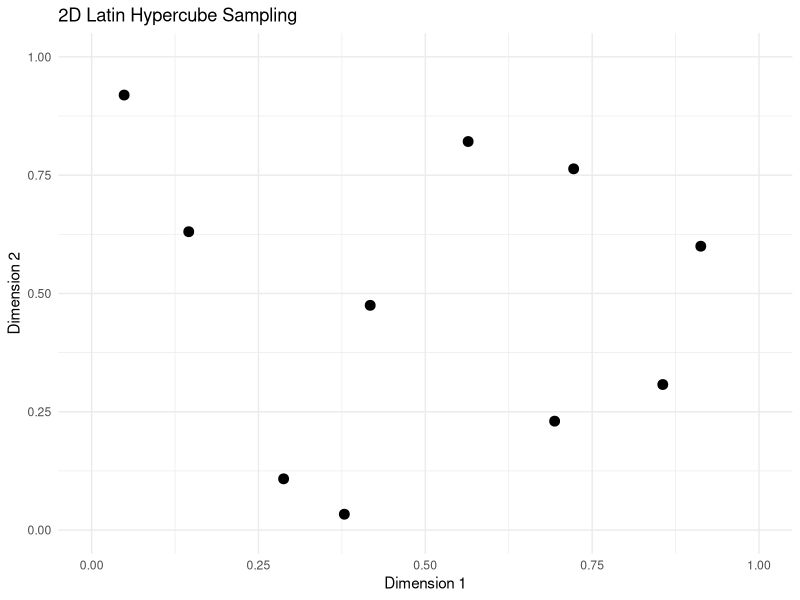
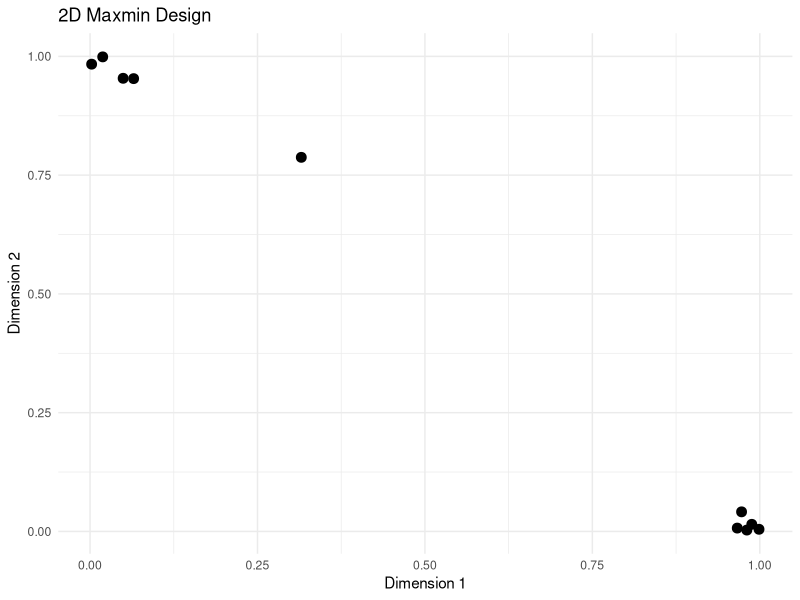

Here is the R script that generated these plots, in order:
## ---- chunk 1
library(ggplot2)
library(magrittr)
set.seed(4444)
## ---- chunk 2
# TODO edge TRUE/FALSE
latin_hypercube_sampling <- function(n, d) {
  intervals <- 1 / n
  samples <- matrix(nrow = n, ncol = d)
  for (i in 1:d) {
    permutation <- sample(n)
    samples[, i] <- ((permutation - 1) + runif(n)) * intervals
  }
  return(samples)
}
## ---- chunk 3
# Generate a 2D LHS design with 10 samples
n <- 10
d <- 2
samples <- latin_hypercube_sampling(n, d)
# Create a scatter plot of the samples
data.frame(samples) %>%
  ggplot() +
  geom_point(aes(x = X1, y = X2), size = 3) +
  xlim(0, 1) +
  ylim(0, 1) +
  theme_minimal() +
  labs(
    title = "2D Latin Hypercube Sampling",
    x = "Dimension 1",
    y = "Dimension 2"
  )
## ---- chunk 4
maxmin_design <- function(n, d) {
  samples <- matrix(nrow = n, ncol = d)
  samples[1,] <- runif(d) # Initialize with a random point
  
  for (i in 2:n) {
    candidate_points <- matrix(runif(1000 * d), ncol = d)
    min_dists <- apply(candidate_points, 1, function(p) {
      min(sqrt(rowSums((t(samples[1:(i-1),]) - p)^2)))
    })
    samples[i,] <- candidate_points[which.max(min_dists),]
  }
  
  return(samples)
}
## ---- chunk 5
samples <- maxmin_design(n, d)
# Create a scatter plot of the samples
ggplot() +
  geom_point(data = data.frame(samples), aes(x = X1, y = X2), size = 3) +
  theme_minimal() +
  labs(title = "2D Maxmin Design",
       x = "Dimension 1", y = "Dimension 2")
